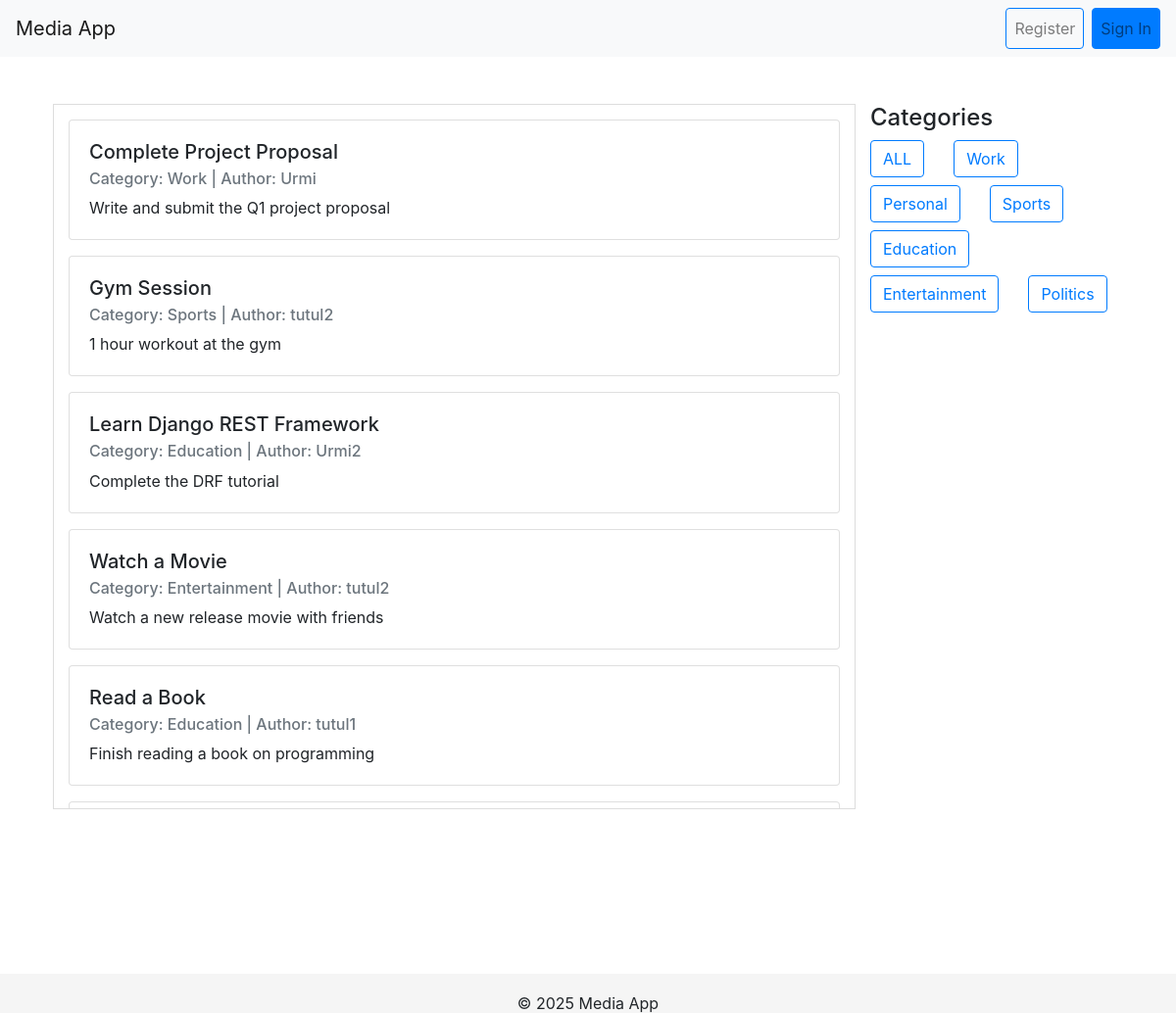
The page / on the database its author committed.
### mediaApp/models.py (models this page shows, shortened)
class Post(models.Model):
    title = models.CharField(max_length=200)
    description = models.TextField(blank=True)
    category = models.ForeignKey(Category, on_delete=models.CASCADE, related_name='tasks')
    created_at = models.DateTimeField(auto_now_add=True)
    updated_at = models.DateTimeField(auto_now=True)
    user = models.ForeignKey(User, on_delete=models.CASCADE, related_name='tasks')

class Category(models.Model):
    name = models.CharField(max_length=100)
    description = models.TextField(blank=True)
    created_at = models.DateTimeField(auto_now_add=True)
    updated_at = models.DateTimeField(auto_now=True)
    class Meta:
        verbose_name_plural = "Categories"

### mediaApp/views.py (the view)
# urls.py: path('', views.home, name = "home"),
def home(request):
    categories = Category.objects.all()
    posts = Post.objects.all()
    user = request.user
    return render(request, 'mediaApp/home.html', {'user':user,'categories': categories, 'posts' : posts})

### mediaApp/templates/mediaApp/home.html (shortened to what this page needs)
<!DOCTYPE html>
<html lang="en">
<head>
    <link rel="stylesheet" href="https://stackpath.bootstrapcdn.com/bootstrap/4.5.2/css/bootstrap.min.css">
    <link rel="stylesheet" href="https://cdn.jsdelivr.net/npm/bootstrap-icons@1.7.2/font/bootstrap-icons.css">
</head>
<body>
    <nav class="navbar navbar-expand-lg navbar-light bg-light">
        <a class="navbar-brand" href="{% url 'home' %}">Media App</a>
        <div class="collapse navbar-collapse" id="navbarNav">
            <ul class="navbar-nav ml-auto">
                {% if user.is_authenticated %}
                    <li class="nav-item dropdown">
                        <a class="nav-link dropdown-toggle" href="#" id="profileDropdown" role="button" data-toggle="dropdown" aria-haspopup="true" aria-expanded="false">
                            {{ user }}
                        </a>
                        <div class="dropdown-menu dropdown-menu-right" aria-labelledby="profileDropdown">
                            <a class="dropdown-item" href="{% url 'logout' %}">Logout</a>
                            <a class="dropdown-item" href="{% url 'profile_post' %}">My posts</a>
                        </div>
                    </li>
                {% else %}
                    <li class="nav-item">
                        <a class="nav-link btn btn-outline-primary mr-2" href="{% url 'register' %}">Register</a>
                    </li>
                    <li class="nav-item">
                        <a class="nav-link btn btn-primary" href="{% url 'login' %}">Sign In</a>
                    </li>
                {% endif %}
            </ul>
        </div>
    </nav>
    <div class="container px-4 py-5">
        <div class="container">
            <div class="row">
                <div class="blog-card col-md-9">
                    {% if posts %}
                        {% for post in posts %}
                            <div class="card mb-3">
                                <div class="card-body">
                                    <h5 class="card-title">{{ post.title }}</h5>
                                    <h6 class="card-subtitle mb-2 text-muted">
                                        Category: {{ post.category.name }} | Author: {{ post.user }}
                                    </h6>
                                    <p class="card-text">{{ post.description }}</p>
                                </div>
                            </div>
                        {% endfor %}
                    {% else %}
                        <p class="text-center text-muted">No posts are available for this category.</p>
                    {% endif %}
                </div>
                <div class="col-md-3">
                    <h4>Categories</h4>
                    <div class="row">
                        <div class="col-auto mb-2"><a href="{% url 'home' %}" class="btn btn-outline-primary">ALL</a></div>
                        {% for category in categories %}
                            <div class="col-auto mb-2"><a href="{% url 'category_posts' category.name %}" class="btn btn-outline-primary">{{category.name}}</a></div>
                        {% endfor %}
                    </div>
                </div>
            </div>
        </div>
    </div>
    {% include "mediaApp/footer.html" %}
</body>
</html>

### mediaApp/templates/mediaApp/footer.html
<footer class="footer">
    <p>&copy; 2025 Media App</p>
</footer>

### mediaApp/templates/mediaApp/home.html (style rules this page uses)
html { position: relative; min-height: 100%; }
body { margin-bottom: 60px; }
.navbar { position: sticky; top: 0; z-index: 1000; background-color: #f8f9fa; }
.blog-card { max-height: 90vh; overflow-y: auto; border: 1px solid #ddd; padding: 15px; margin-bottom: 20px; }
.footer { position: absolute; bottom: 0; width: 100%; height: 40px; line-height: 60px; background-color: #f5f5f5; text-align: center; }

### rows shown on the page
Post: title "Complete Project Proposal", category.name "Work", user "Urmi", description "Write and submit the Q1 project proposal"
Post: title "Gym Session", category.name "Sports", user "tutul2", description "1 hour workout at the gym"
Post: title "Learn Django REST Framework", category.name "Education", user "Urmi2", description "Complete the DRF tutorial"
Post: title "Watch a Movie", category.name "Entertainment", user "tutul2", description "Watch a new release movie with friends"
Post: title "Read a Book", category.name "Education", user "tutul1", description "Finish reading a book on programming"
Category: name "Work"
Category: name "Personal"
Category: name "Sports"
Category: name "Education"
Category: name "Entertainment"
Category: name "Politics"
